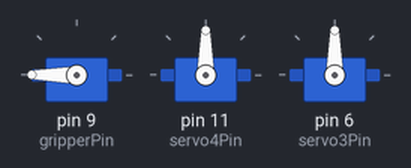
The sketch below on a simulated Arduino Uno, built with avr-gcc and run on an emulated ATmega328P. Shown: 3 × servo.

Above: at 0.1 s.
At 2.1 s:
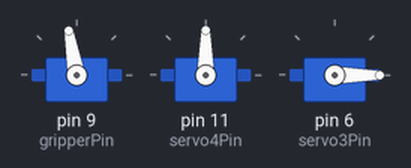
At 8.1 s:
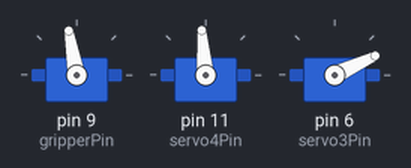
At 15.1 s:
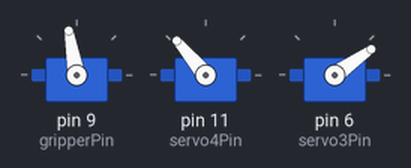
At 22.1 s:
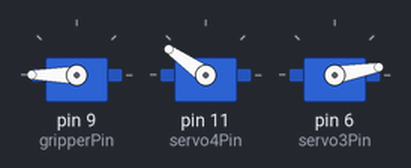
At 28.1 s:
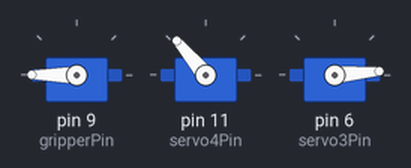
Timing chart, 0 to 29.6 s (numbered marks = the images above):
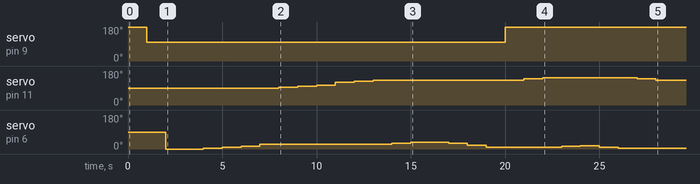

The sketch:

Project_Code_rev4.ino
```cpp
#include <Servo.h>
// Create the servo objects to call each servo
Servo gripper;  // opens and closes the gripper
Servo servo4;   // first servo that tilts the gripper
Servo servo3;   // second tilting of the gripper
const byte gripperPin = 9;  // pin 9 is the servo5 and just rotates the robot, the best one to practice on
const byte servo4Pin = 11;  // pwm pin
const byte servo3Pin = 6;

// Define the desired angles and tolerance for each servo
int gripperAngle = 100;
int servo3Angle = 45;
int servo4Angle = 15;
int tolerance = 2;

void setup() {
  // put your setup code here, to run once:
  Serial.begin(9600);

  gripper.attach(gripperPin);
  servo4.attach(servo4Pin);
  servo3.attach(servo3Pin);

  // to help avoid issues with the gripper not being in proper position after the code gets reset
  gripper.write(180);
  delay(1000);
  gripper.write(100);
  delay(1000);
  servo3.write(0);
  delay(1000);
  servo4.write(90);    // had to add this in to stop the servo from rotating on power up and when resetting the arduino
  delay(1000);
  // put your main code here, to run repeatedly:

  // move the middle servo first, so second one moves less
  servo3.write(5);
  delay(1000);
  servo3.write(10);
  delay(1000);
  servo3.write(15);
  delay(1000);
  servo3.write(25);
  delay(1000);

//  start position of 90, which is center of servo movement
  servo4.write(90);  // always want to start this out at 0 when testing
  servo4.write(95);  // 0 position holds the gripper pointing to the sky from the start position
  delay(1000);      // moving this joint quickly shakes the robot a lot
  servo4.write(100);
  delay(1000);
  servo4.write(105);
  delay(1000);
  servo4.write(120);
  delay(1000);
  servo4.write(125);
  delay(1000);
  servo4.write(130);
  delay(1000);

  servo3.write(30);
  delay(1000);
  servo3.write(35);
  delay(1000);
  //servo3.write(40);
  //+
  delay(1000);
  // confirmed button was pushed

  //code to move gripper out of way
  servo3.write(30);
  delay(1000);
  servo3.write(20);
  delay(1000);
  servo3.write(10);
  delay(1000);

  // close gripper to get ready for next button
  gripper.write(180);
  delay(1000);

  // finalizing servo4 to get the closed gripper to hit a button
  servo4.write(140);
  delay(1000);
  servo4.write(145);  // close to getting the button
  delay(1000);
  //servo4.write(150);  // angle in position for
  //delay(1000);
  // need to add 5 more degrees on servo3
  servo3.write(15);
  delay(1000);
  servo3.write(18);
  delay(1000);

  //code to retract the robot arm
  servo3.write(10);
  delay(1000);
  servo3.write(5);
  delay(1000);
  servo4.write(140);
  delay(1000);
  servo4.write(130);  // angle in position for
  delay(1000);


}

void loop() {


  // empty


}
```
